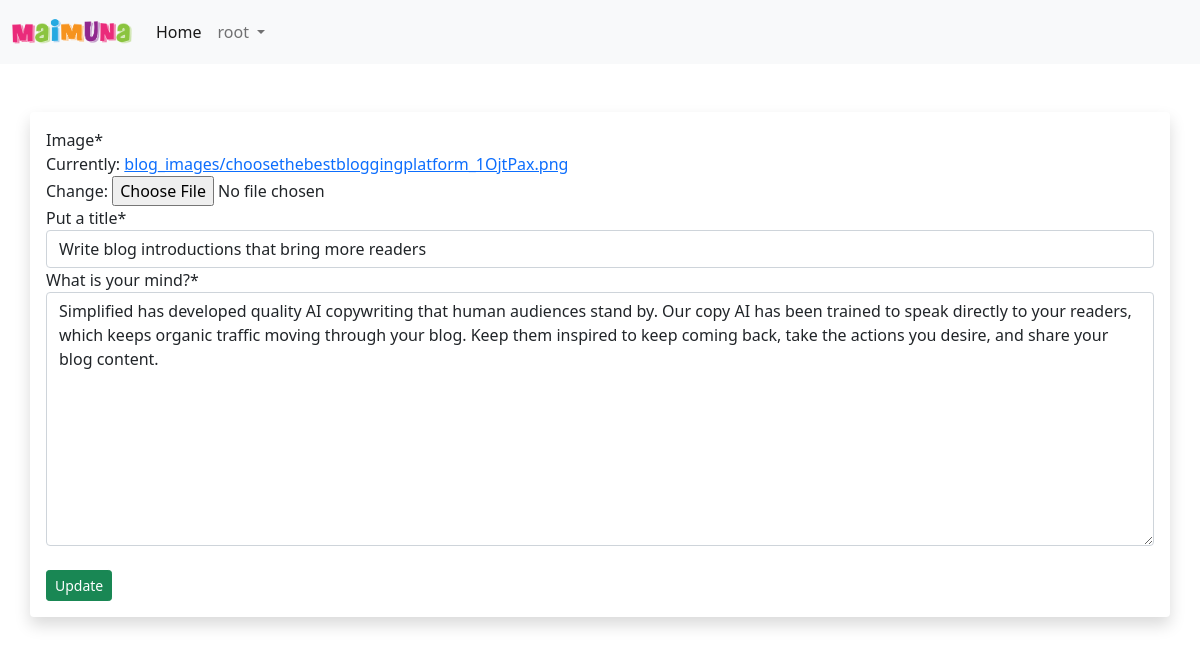
Screenshot of /blog/edit/2/ (signed in) with the database file from the repository.
### App_Blog/models.py (models this page shows, shortened)
class Blog(models.Model):
    author = models.ForeignKey(User, on_delete=models.CASCADE, related_name='post_author')
    blog_title = models.CharField(max_length=264, verbose_name='Put a title')
    slug = models.SlugField(max_length=264, unique=True)
    blog_content = models.TextField(verbose_name='What is your mind?')
    blog_image = models.ImageField(upload_to='blog_images', verbose_name='Image')
    publish_date = models.DateTimeField(auto_now_add=True)
    update_date = models.DateTimeField(auto_now=True)
    class Meta:
        ordering = ['-publish_date',]

### App_Blog/views.py (the view, shortened to what this page needs)
# urls.py: path('edit/<pk>/', views.UpdateBlog.as_view(), name='edit_blog'),
class UpdateBlog(LoginRequiredMixin, UpdateView):
    model = Blog
    fields = {'blog_title', 'blog_content', 'blog_image'}
    template_name = 'App_Blog/edit_blog.html'

### templates/App_Blog/edit_blog.html (shortened to what this page needs)
{% extends 'base.html' %}
{% load crispy_forms_tags %}
{% block body_block %}
{% if blog.author == user %}
<form method="POST" enctype="multipart/form-data">
    {{form|crispy}}
    <br>
    <button type="submit" name="button" class="btn btn-success btn-sm">Update</button>
    {% else %}
    <p>404 Error</p>
</form>
{% endif %}
{% endblock %}

### templates/base.html (shortened to what this page needs)
<!doctype html>
<html lang="en">
<head>
  <link href="https://cdn.jsdelivr.net/npm/bootstrap@5.1.1/dist/css/bootstrap.min.css" rel="stylesheet"
>
  <link href="/your-path-to-fontawesome/css/all.css" rel="stylesheet">
  <link rel="stylesheet" href="/templates/style.css">
</head>
<body>
  <nav class="navbar navbar-expand-lg navbar-light bg-light">
    <div class="container-fluid">
      <a class="navbar-brand" href="{% url 'index' %}"><img src="/media/logo.png" width="120px"></a>
      <div class="collapse navbar-collapse mx-auto" id="navbarNav">
        <ul class="navbar-nav">
          <li class="nav-item">
            <a class="nav-link active" aria-current="page" href="{% url 'index' %}">Home</a>
          </li>
          {% if user.is_authenticated %}
          <li class="nav-item dropdown">
            <a class="nav-link dropdown-toggle" href="#" id="navbarDropdown" role="button" data-bs-toggle="dropdown"
              aria-expanded="false">
              {{user.username}}
            </a>
          </li>
          {% endif %}
        </ul>
      </div>
    </div>
  </nav>
  <div class="container shadow p-3 mb-5 bg-body rounded mt-5" style="padding-top: 20px;">
    {% block body_block %}
    {% endblock %}
  </div>
</body>
</html>

### rows the page displays
Blog: blog_title "Write blog introductions that bring more readers", blog_content "Simplified has developed quality AI copywriting that human audiences stand by. Our copy AI has been trained to speak directly to your readers, which keeps organic traffic moving through your blog. Keep them inspired to keep coming back, take the actions you desire, and share your blog content."

### other values shown
{{ user.username }} "root"
